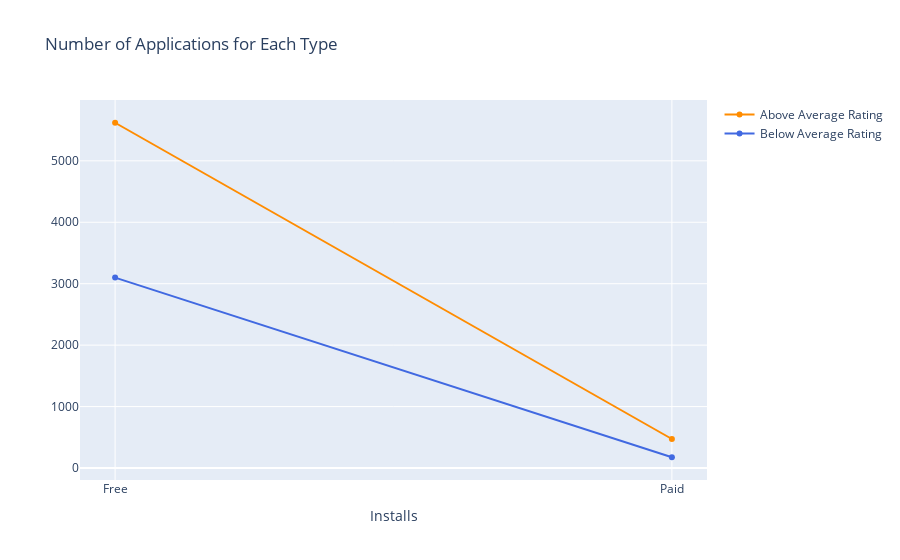

Notebook source saved alongside this figure:
### Code cell
col='Type'

v1=rabove[col].value_counts().reset_index()
v1=v1.rename(columns={col:'count','index':col})
v1['percent']=v1['count'].apply(lambda x : 100*x/sum(v1['count']))
v1=v1.sort_values(col)

v2=rbelow[col].value_counts().reset_index()
v2=v2.rename(columns={col:'count','index':col})
v2['percent']=v2['count'].apply(lambda x : 100*x/sum(v2['count']))
v2=v2.sort_values(col)

trace1 = go.Scatter(x=v1[col], y=v1["count"], name="Above Average Rating", marker=dict(color="#FF8C00"))
trace2 = go.Scatter(x=v2[col], y=v2["count"], name="Below Average Rating", marker=dict(color="#4169E1"))
y = [trace1, trace2]

layout={'title':"Number of Applications for Each Type",'xaxis':{'title':"Installs"}}
fig = go.Figure(data=y, layout=layout)
iplot(fig)

### Figure 1 — Plotly figure (JSON) as saved in the notebook; plotly's stock layout.template omitted (floating-point values rounded to 4 significant figures)
{"data": [{"marker": {"color": "#FF8C00"}, "name": "Above Average Rating", "type": "scatter", "x": ["Free", "Paid"], "y": [5620, 472]}, {"marker": {"color": "#4169E1"}, "name": "Below Average Rating", "type": "scatter", "x": ["Free", "Paid"], "y": [3099, 175]}], "layout": {"title": {"text": "Number of Applications for Each Type"}, "xaxis": {"title": {"text": "Installs"}}}}
